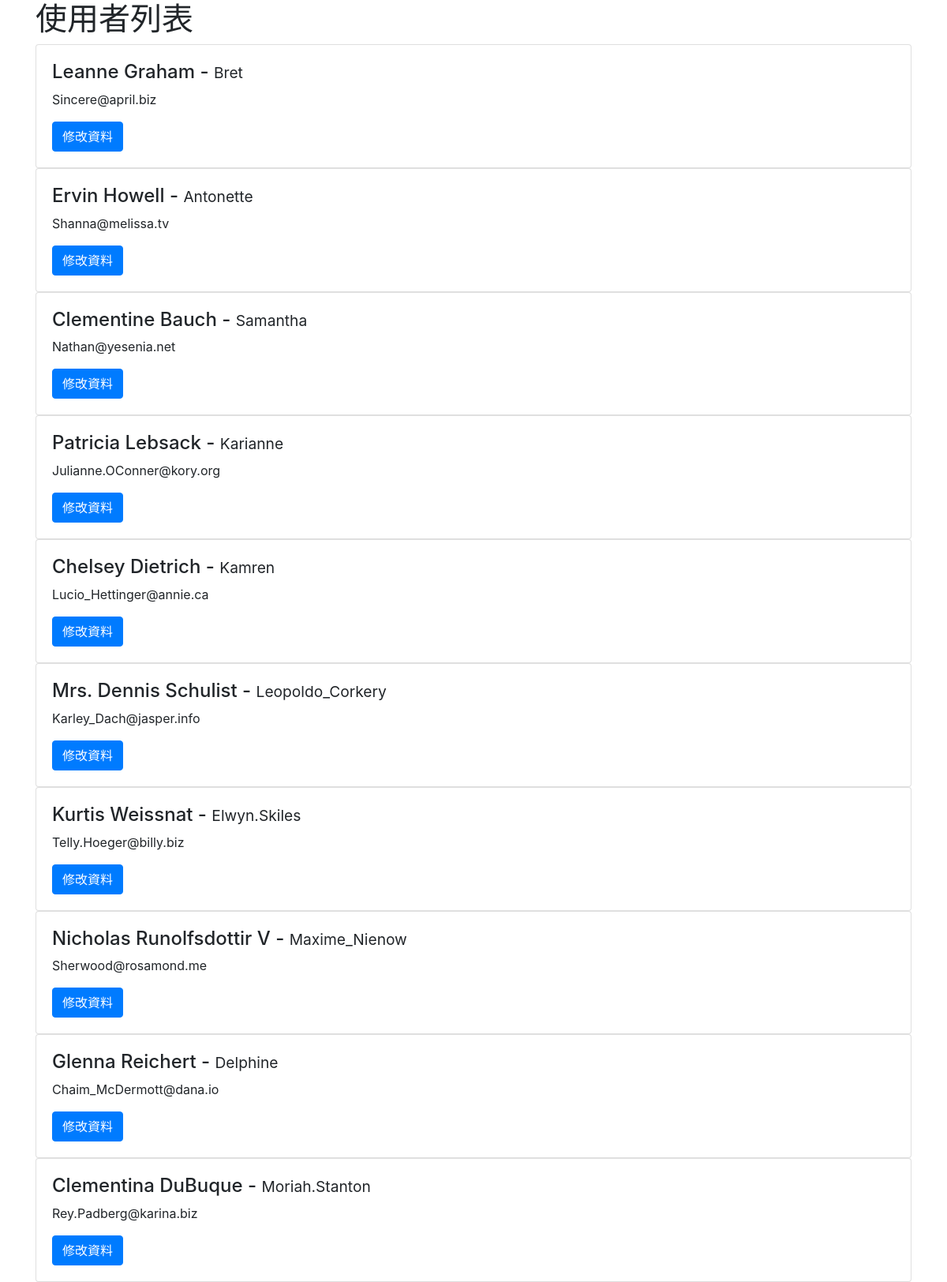
The page / on the database its author committed.
### UI/models.py (models this page shows, shortened)
class User(models.Model):
    name = models.CharField(max_length=50)
    username = models.CharField(max_length=50)
    email = models.CharField(max_length=100)

### UI/views.py (the view)
class IndexView(View):
    template_name = 'index.html'
    def get(self, request):
        UserHandler.create_from_api()
        users = UserHandler.get_all_user()
        return render(request, self.template_name, locals())

### UI/handler.py (called while the page is built)
    @classmethod
    def get_all_user(self):
        users = User.objects.all()
        return users

    @classmethod
    def create_from_api(self):
        users = self.fetch_from_url()
        for user in users:
            name = user['name']
            username = user['username']
            email = user['email']
            self.create(name=name, username=username, email=email)
        return users

    @classmethod
    def fetch_from_url(self):
        url = 'http://jsonplaceholder.typicode.com/users'
        data = requests.get(url=url).json()
        return data

### template/index.html (shortened to what this page needs)
<!DOCTYPE html>
<html lang="en">
<head>
    <link rel="stylesheet" href="https://stackpath.bootstrapcdn.com/bootstrap/4.1.1/css/bootstrap.min.css"
>
</head>
<body>
    <div class="container">
        <h1>使用者列表</h1>
        <div class="row">
            {% for user in users %}
            <div class="col-md-12">
                <div class="card">
                    <div class="card-body">
                        <h4>
                            <span id="show_name{{user.id}}">{{ user.name }}</span>
                            -
                            <span>
                                <small id="show_username{{user.id}}">{{ user.username }}</small>
                            </span>
                        </h4>
                        <p id="show_email{{user.id}}">{{ user.email }}</p>
                        <button type="button" class="btn btn-primary" data-toggle="modal" data-target="#edit_data{{ user.id }}">修改資料</button>
                    </div>
                </div>
            </div>
            {% endfor %}
        </div>
    </div>
</body>
</html>

### rows shown on the page
User: name "Leanne Graham", username "Bret", email "Sincere@april.biz"
User: name "Ervin Howell", username "Antonette", email "Shanna@melissa.tv"
User: name "Clementine Bauch", username "Samantha", email "Nathan@yesenia.net"
User: name "Patricia Lebsack", username "Karianne", email "Julianne.OConner@kory.org"
User: name "Chelsey Dietrich", username "Kamren", email "Lucio_Hettinger@annie.ca"
User: name "Mrs. Dennis Schulist", username "Leopoldo_Corkery", email "Karley_Dach@jasper.info"
User: name "Kurtis Weissnat", username "Elwyn.Skiles", email "Telly.Hoeger@billy.biz"
User: name "Nicholas Runolfsdottir V", username "Maxime_Nienow", email "Sherwood@rosamond.me"
User: name "Glenna Reichert", username "Delphine", email "Chaim_McDermott@dana.io"
User: name "Clementina DuBuque", username "Moriah.Stanton", email "Rey.Padberg@karina.biz"
